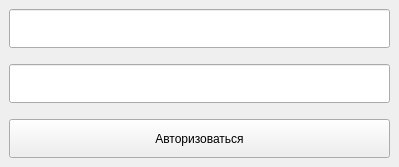
<?xml version="1.0" encoding="UTF-8"?>
<ui version="4.0">
 <class>MainWindow</class>
 <widget class="QMainWindow" name="MainWindow">
  <property name="geometry">
   <rect>
    <x>0</x>
    <y>0</y>
    <width>399</width>
    <height>167</height>
   </rect>
  </property>
  <property name="windowTitle">
   <string>MainWindow</string>
  </property>
  <widget class="QWidget" name="centralwidget">
   <layout class="QVBoxLayout" name="verticalLayout">
    <item>
     <widget class="QLineEdit" name="login_lineEdit">
      <property name="sizePolicy">
       <sizepolicy hsizetype="Expanding" vsizetype="Minimum">
        <horstretch>0</horstretch>
        <verstretch>0</verstretch>
       </sizepolicy>
      </property>
      <property name="minimumSize">
       <size>
        <width>0</width>
        <height>35</height>
       </size>
      </property>
      <property name="text">
       <string/>
      </property>
     </widget>
    </item>
    <item>
     <spacer name="verticalSpacer">
      <property name="orientation">
       <enum>Qt::Vertical</enum>
      </property>
      <property name="sizeType">
       <enum>QSizePolicy::Minimum</enum>
      </property>
      <property name="sizeHint" stdset="0">
       <size>
        <width>20</width>
        <height>10</height>
       </size>
      </property>
     </spacer>
    </item>
    <item>
     <widget class="QLineEdit" name="password_lineEdit">
      <property name="sizePolicy">
       <sizepolicy hsizetype="Expanding" vsizetype="Minimum">
        <horstretch>0</horstretch>
        <verstretch>0</verstretch>
       </sizepolicy>
      </property>
      <property name="minimumSize">
       <size>
        <width>0</width>
        <height>35</height>
       </size>
      </property>
      <property name="text">
       <string/>
      </property>
      <property name="echoMode">
       <enum>QLineEdit::Password</enum>
      </property>
     </widget>
    </item>
    <item>
     <spacer name="verticalSpacer_2">
      <property name="orientation">
       <enum>Qt::Vertical</enum>
      </property>
      <property name="sizeType">
       <enum>QSizePolicy::Minimum</enum>
      </property>
      <property name="sizeHint" stdset="0">
       <size>
        <width>20</width>
        <height>10</height>
       </size>
      </property>
     </spacer>
    </item>
    <item>
     <widget class="QPushButton" name="auth_button">
      <property name="sizePolicy">
       <sizepolicy hsizetype="Minimum" vsizetype="Minimum">
        <horstretch>0</horstretch>
        <verstretch>0</verstretch>
       </sizepolicy>
      </property>
      <property name="minimumSize">
       <size>
        <width>0</width>
        <height>35</height>
       </size>
      </property>
      <property name="text">
       <string>Авторизоваться</string>
      </property>
     </widget>
    </item>
   </layout>
  </widget>
 </widget>
 <resources/>
 <connections/>
</ui>
